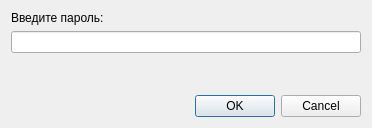
<?xml version="1.0" encoding="UTF-8"?>
<ui version="4.0">
 <class>DialogPasswordEnter</class>
 <widget class="QDialog" name="DialogPasswordEnter">
  <property name="geometry">
   <rect>
    <x>0</x>
    <y>0</y>
    <width>372</width>
    <height>128</height>
   </rect>
  </property>
  <property name="minimumSize">
   <size>
    <width>372</width>
    <height>128</height>
   </size>
  </property>
  <property name="maximumSize">
   <size>
    <width>372</width>
    <height>128</height>
   </size>
  </property>
  <property name="windowTitle">
   <string>Ввод пароля</string>
  </property>
  <layout class="QVBoxLayout" name="verticalLayout">
   <item>
    <widget class="QLabel" name="label">
     <property name="text">
      <string>Введите пароль:</string>
     </property>
    </widget>
   </item>
   <item>
    <widget class="QLineEdit" name="lePswd">
     <property name="echoMode">
      <enum>QLineEdit::Password</enum>
     </property>
    </widget>
   </item>
   <item>
    <spacer name="verticalSpacer">
     <property name="orientation">
      <enum>Qt::Vertical</enum>
     </property>
     <property name="sizeHint" stdset="0">
      <size>
       <width>20</width>
       <height>40</height>
      </size>
     </property>
    </spacer>
   </item>
   <item>
    <widget class="QDialogButtonBox" name="buttonBox">
     <property name="orientation">
      <enum>Qt::Horizontal</enum>
     </property>
     <property name="standardButtons">
      <set>QDialogButtonBox::Cancel|QDialogButtonBox::Ok</set>
     </property>
    </widget>
   </item>
  </layout>
 </widget>
 <resources/>
 <connections>
  <connection>
   <sender>buttonBox</sender>
   <signal>accepted()</signal>
   <receiver>DialogPasswordEnter</receiver>
   <slot>accept()</slot>
   <hints>
    <hint type="sourcelabel">
     <x>248</x>
     <y>254</y>
    </hint>
    <hint type="destinationlabel">
     <x>157</x>
     <y>274</y>
    </hint>
   </hints>
  </connection>
  <connection>
   <sender>buttonBox</sender>
   <signal>rejected()</signal>
   <receiver>DialogPasswordEnter</receiver>
   <slot>reject()</slot>
   <hints>
    <hint type="sourcelabel">
     <x>316</x>
     <y>260</y>
    </hint>
    <hint type="destinationlabel">
     <x>286</x>
     <y>274</y>
    </hint>
   </hints>
  </connection>
 </connections>
</ui>
